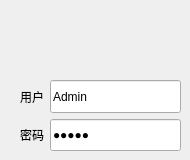
     <widget class="QWidget" name="tab_4">
      <attribute name="title">
       <string>权限管理</string>
      </attribute>
      <widget class="QWidget" name="layoutWidget">
       <property name="geometry">
        <rect>
         <x>20</x>
         <y>80</y>
         <width>161</width>
         <height>71</height>
        </rect>
       </property>
       <layout class="QHBoxLayout" name="horizontalLayout_31">
        <item>
         <layout class="QVBoxLayout" name="verticalLayout_12">
          <item>
           <widget class="QLabel" name="label_12">
            <property name="text">
             <string>用户</string>
            </property>
           </widget>
          </item>
          <item>
           <widget class="QLabel" name="label_13">
            <property name="text">
             <string>密码</string>
            </property>
           </widget>
          </item>
         </layout>
        </item>
        <item>
         <layout class="QVBoxLayout" name="verticalLayout_13">
          <item>
           <widget class="QLineEdit" name="lineEdit_User">
            <property name="sizePolicy">
             <sizepolicy hsizetype="Expanding" vsizetype="Preferred">
              <horstretch>0</horstretch>
              <verstretch>0</verstretch>
             </sizepolicy>
            </property>
            <property name="minimumSize">
             <size>
              <width>0</width>
              <height>0</height>
             </size>
            </property>
            <property name="maximumSize">
             <size>
              <width>16777215</width>
              <height>16777215</height>
             </size>
            </property>
            <property name="text">
             <string>Admin</string>
            </property>
           </widget>
          </item>
          <item>
           <widget class="QLineEdit" name="lineEdit_PW">
            <property name="sizePolicy">
             <sizepolicy hsizetype="Expanding" vsizetype="Preferred">
              <horstretch>0</horstretch>
              <verstretch>0</verstretch>
             </sizepolicy>
            </property>
            <property name="minimumSize">
             <size>
              <width>0</width>
              <height>0</height>
             </size>
            </property>
            <property name="maximumSize">
             <size>
              <width>16777215</width>
              <height>16777215</height>
             </size>
            </property>
            <property name="whatsThis">
             <string>请输入密码</string>
            </property>
            <property name="text">
             <string>admin</string>
            </property>
            <property name="echoMode">
             <enum>QLineEdit::Password</enum>
            </property>
           </widget>
          </item>
         </layout>
        </item>
       </layout>
      </widget>
     </widget>
